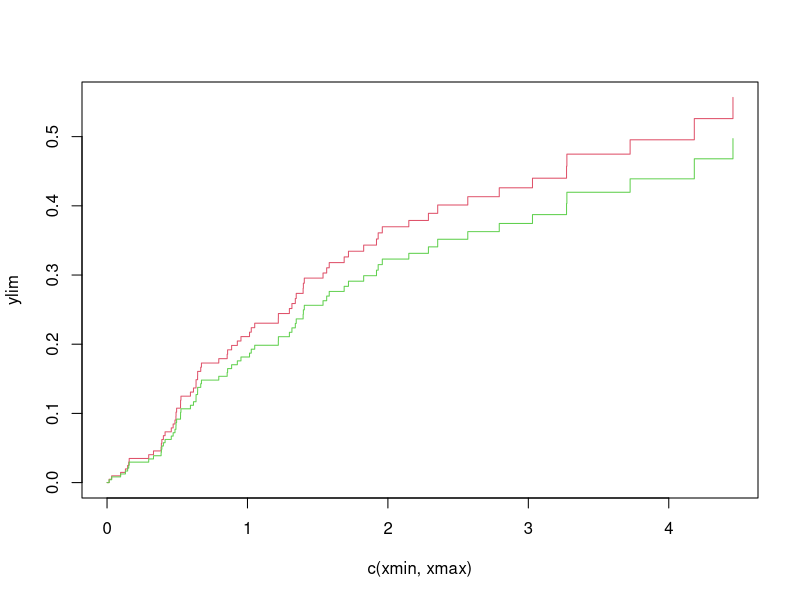

This figure's R source:
library(cmprsk)


### Name: crr
### Title: Competing Risks Regression
### Aliases: crr
### Keywords: survival

### ** Examples

# simulated data to test 
set.seed(10)
ftime <- rexp(200)
fstatus <- sample(0:2,200,replace=TRUE)
cov <- matrix(runif(600),nrow=200)
dimnames(cov)[[2]] <- c('x1','x2','x3')
print(z <- crr(ftime,fstatus,cov))
summary(z)
z.p <- predict(z,rbind(c(.1,.5,.8),c(.1,.5,.2)))
plot(z.p,lty=1,color=2:3)
crr(ftime,fstatus,cov,failcode=2)
# quadratic in time for first cov
crr(ftime,fstatus,cov,cbind(cov[,1],cov[,1]),function(Uft) cbind(Uft,Uft^2))
#additional examples in test.R
